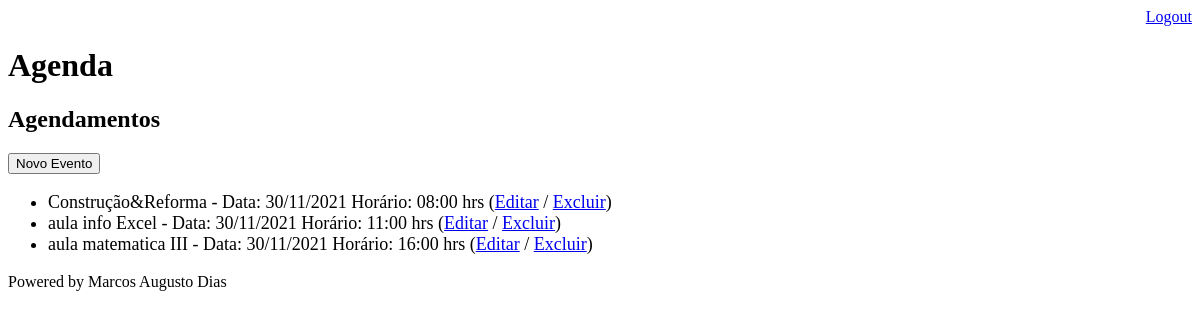
The page /agenda/ (signed in) on the database as committed earlier.
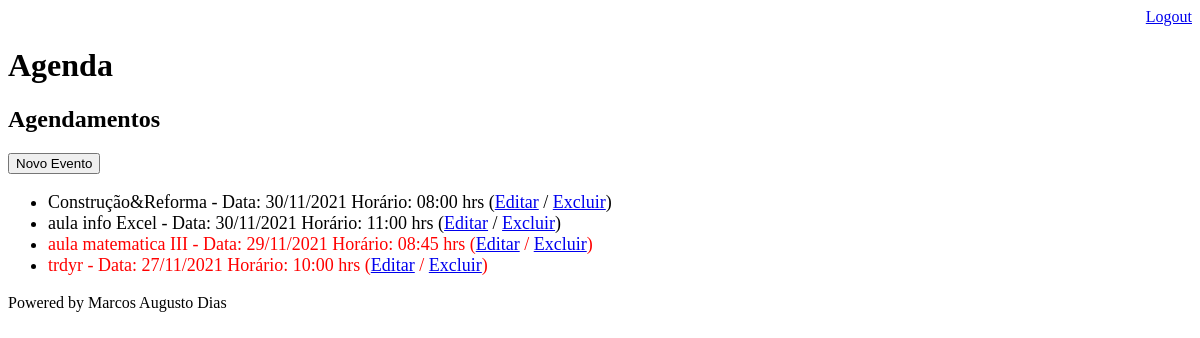
The same page on the database as committed later.
### core/models.py (models this page shows, shortened)
class Evento(models.Model):
    titulo = models.CharField(max_length=100)
    descricao = models.TextField(blank=True, null=True)
    data_evento = models.DateTimeField(verbose_name="Data do Evento")
    data_criacao = models.DateTimeField(auto_now=True)
    usuario = models.ForeignKey(User, on_delete=models.CASCADE)
    class Meta:
        db_table = 'evento'
    def get_data_evento(self):
        return self.data_evento.strftime('Data: ' + '%d/%m/%Y' + ' Horário: ' + '%H:%M hrs')
    def get_evento_atrasado(self):
        if self.data_evento < datetime.now():
            return True
        else:
            return False

### core/views.py (the view)
# urls.py: path('agenda/',views.lista_eventos),
@login_required(login_url='/login/')
def lista_eventos(request):
    usuario = request.user
    data_atual = datetime.now() - timedelta(hours=1)
    evento = Evento.objects.filter(usuario=usuario)#,
    dados = {'eventos':evento}
    return render(request, 'agenda.html', dados)

### templates/agenda.html
{% extends "model-page.html" %}
{% block content %}
    <h2>Agendamentos</h2>
    <a href="evento/">
        <button type="button">Novo Evento</button>
    </a>
    <ul style="font-size: 18px">
        {% for evento in eventos%}
            <li>
                <div style={% if evento.get_evento_atrasado %}
                                "color:red"
                            {% endif %}>
                    {{evento.titulo}} - {{evento.get_data_evento}}
                    (<a href="evento/?id={{ evento.id }}">Editar</a>
                    / <a href="evento/delete/{{ evento.id }}/">Excluir</a>)
                </div>
            </li>
        {% endfor %}
    </ul>
{% endblock %}

Rows that differ between the two databases and show on the page:
changed Evento "aula matematica III": data_evento "2021-11-30 16:00:00" → "2021-11-29 08:45:00" (drawn); get_data_evento "Data: 30/11/2021 Horário: 16:00 hrs" → "Data: 29/11/2021 Horário: 08:45 hrs"
added Evento: titulo "trdyr", get_data_evento "Data: 27/11/2021 Horário: 10:00 hrs"
